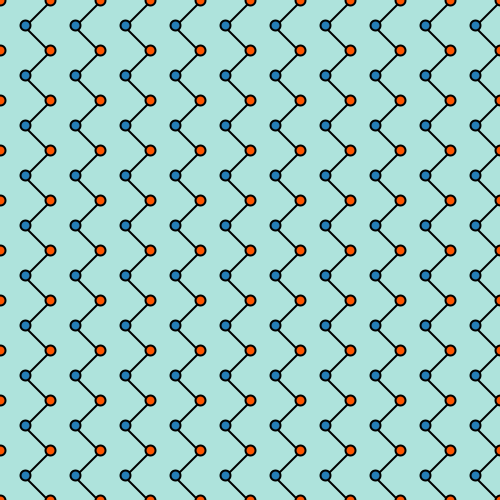
Frame 1 (no input)
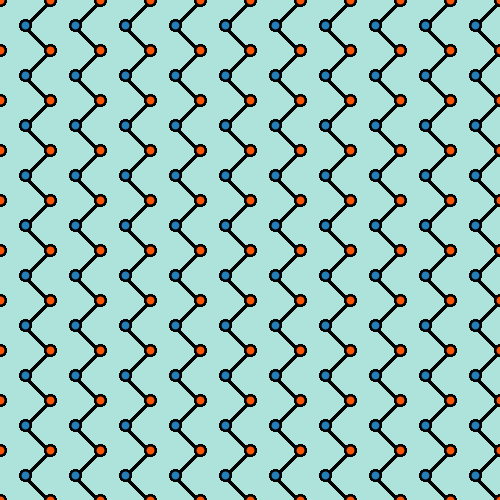
Frame 60 (the mouse pressed at the canvas centre just before this capture)
Frame 120 (the mouse held since frame 60 and released just before this capture): identical to frame 60, image omitted

The Processing sketch that drew these frames (run headless with seeded random() and noise(); from frame 60 on, the mouse is pressed at the canvas centre):

// Processing sketch: processing_38169
// ── processing_38169.pde

//import processing.pdf.*;

int x=25;
int y=25;
int spacing = 50;

void setup() {
  size(500, 500);//,PDF, "laurenwallpaper.pdf");
  background(174, 227, 220);
}


void draw() {
  smooth();
  for (int k=28; k<=500; k = k+spacing) { //left to right and down lines
    for (int p=30; p<=500; p= p+spacing) {
      strokeWeight(2);
      line (k, p, k+20, p+20);
    }
  }
  for (int r=28; r<=500; r= r+spacing) { //left to right and up lines
    for (int s=23; s<=500; s = s+spacing) {
      strokeWeight (2);
      line (r, s, r+20, s-20);
    }
  }
  for (int j = 0; j <= 500; j = j+spacing) { //even set of circles that fit on page
    for (int i=0; i <= 500; i = i+spacing) {
      fill (37, 126, 183);
      //noStroke();
      ellipse (x+j, y+i, 10, 10);
    }
  }

  for (int m=0; m<=500; m= m+spacing) { //odd set of circles that go off page and in between 10
    for (int n=0; n<=500; n = n+spacing) {
      fill (255, 85, 0);
      ellipse (0+m, 0+n, 10, 10);
    }
  }
  
//exit();
}

                
                
